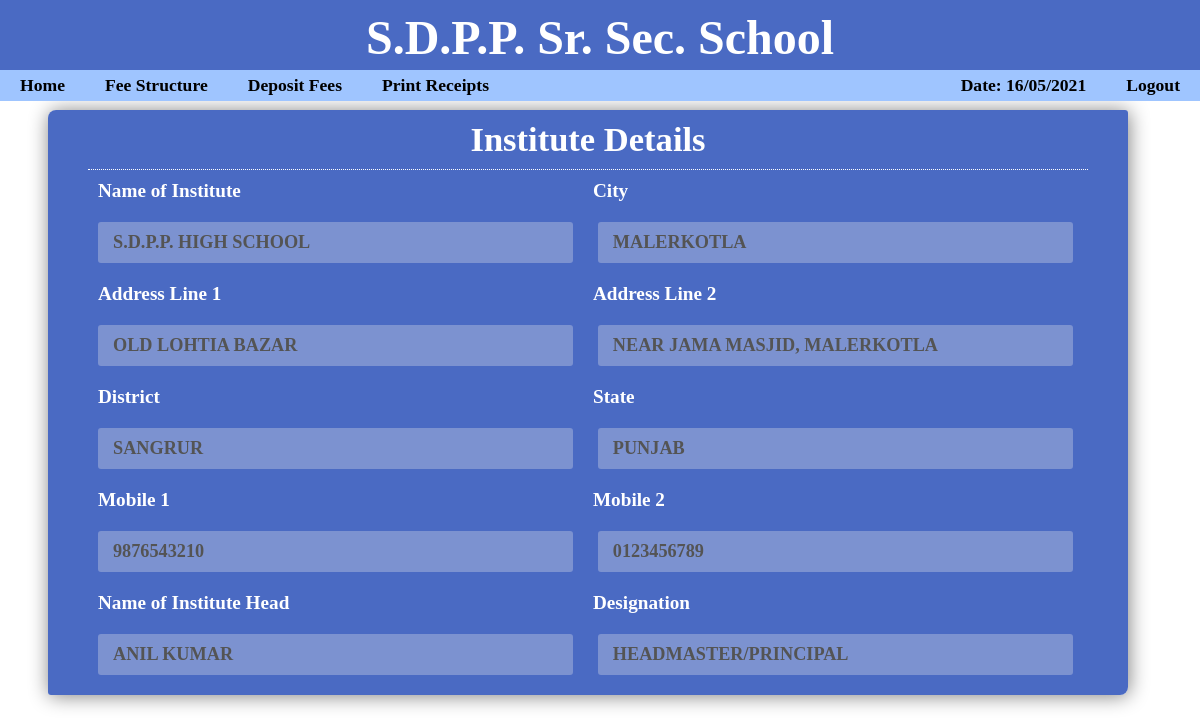
/index.php (signed in), run on the app's committed database.
### tables this page shows
CREATE TABLE `institute` (
  `id` int(11) NOT NULL,
  `inst_name` varchar(50) NOT NULL,
  `inst_add1` varchar(30) NOT NULL,
  `inst_add2` varchar(30) NOT NULL,
  `inst_city` varchar(10) NOT NULL,
  `inst_pin` int(6) NOT NULL,
  `inst_dist` varchar(10) NOT NULL,
  `inst_state` varchar(10) NOT NULL,
  `inst_mob1` varchar(10) NOT NULL,
  `inst_mob2` varchar(10) NOT NULL,
  `inst_head_name` varchar(30) NOT NULL,
  `inst_head_desig` varchar(30) NOT NULL
);

### includes/classes/Institute.php (called while the page is built, shortened)
<?php
    class Institute{
        private $select_inst;
        public function __construct($conn){
            $select_inst_query = "SELECT * FROM institute";
            $select_inst = mysqli_query($conn, $select_inst_query);
            $this->select_inst = $select_inst;
        }
        public function showInstData(){
            $row = mysqli_num_rows($this->select_inst);
            if($row > 0){
                $inst = mysqli_fetch_array($this->select_inst);
                return $inst;
            }
            else{
                echo "<div class='error'><b>No Institute is registered.</b><br>Please contact your web/software developer.</div>";
            }
        }
    }
?>

### index.php (the view, shortened to what this page needs)
<?php
    require("includes/config/config.php");
    require("includes/header.php");
    include("includes/classes/Institute.php");
?>
    <?php
        $inst_obj = new Institute($db_con);
        $inst = $inst_obj->showInstData();
        if($inst == ""){
        }
        else{
            echo'<div class="container full_width">
            <h3 >Institute Details</h3>
                <form>
                    <label for="inst_name" class="lbl full_half">Name of Institute</label>
                    <label for="inst_city" class="lbl full_half">City</label>
                    <input type="text" id="inst_name" class="input_txt full_half" value="'.$inst['inst_name'].'" disabled>
                    <input type="text" id="inst_city" class="input_txt full_half" value="'.$inst['inst_city'].'" disabled>
                    <label for="inst_add1" class="lbl full_half">Address Line 1</label>
                    <label for="inst_add2" class="lbl full_half">Address Line 2</label>
                    <input type="text" id="inst_add1" class="input_txt full_half" value="'.$inst['inst_add1'].'" disabled>
                    <input type="text" id="inst_add2" class="input_txt full_half" value="'.$inst['inst_add2'].', '.$inst['inst_city'].'" disabled>
                    <label for="inst_dist" class="lbl full_half">District</label>
                    <label for="inst_state" class="lbl full_half">State</label>
                    <input type="text" id="inst_dist" class="input_txt full_half" value="'.$inst['inst_dist'].'" disabled>
                    <input type="text" id="inst_state" class="input_txt full_half" value="'.$inst['inst_state'].'" disabled>
                    <label for="inst_mob1" class="lbl full_half">Mobile 1</label>
                    <label for="inst_mob2" class="lbl full_half">Mobile 2</label>
                    <input type="text" id="inst_mob1" class="input_txt full_half" value="'.$inst['inst_mob1'].'" disabled>
                    <input type="text" id="inst_mob2" class="input_txt full_half" value="'.$inst['inst_mob2'].'" disabled>
                    <label for="inst_head_name" class="lbl full_half">Name of Institute Head</label>
                    <label for="inst_head_desig" class="lbl full_half">Designation</label>
                    <input type="text" id="inst_head_name" class="input_txt full_half" value="'.$inst['inst_head_name'].'" disabled>
                    <input type="text" id="inst_head_desig" class="input_txt full_half" value="'.$inst['inst_head_desig'].'" disabled>
                </form>
            </div>';
        }
        ?>
<?php
    require("includes/footer.php");
?>

### includes/header.php (shortened to what this page needs)
<html>
<head>
    <link rel="stylesheet" href="mystyle.css" />
</head>
<body>
    <div class="header">
        <h1 class="company_name">
            <a href="index.php">
                S.D.P.P. Sr. Sec. School
            </a>
        </h1>
    </div>
    <div class="nav_bar">
        <a href="index.php">
            <div class="nav_left link1">
                Home
            </div>
        </a>
        <a href="fee_structure.php">
            <div class="nav_left link2">
                Fee Structure
            </div>
        </a>
        <a href="fee_deposite.php">
            <div class="nav_left link3">
                Deposit Fees
            </div>
        </a>
        <a href="print_receipts.php">
            <div class="nav_left link4">
                Print Receipts
            </div>
        </a>
        <a href="includes/logout.php">
            <div name="logout_btn" class="nav_right logout">
                Logout
            </div>
        </a>
        <a class="nav_right date_now">
            Date:
            <?php
                echo date("d/m/Y");
            ?>
        </a>
    </div>

### includes/footer.php (shortened to what this page needs)
<br>
</body>
</html>

### mystyle.css (style rules this page uses)
* { margin:0; padding:0; box-sizing:border-box; font-size:1em; font-family:calibri; }
body { height: 101vh; }
body a { color:inherit; text-decoration: none; }
.header { position:fixed; top:0; left:0; width:100%; background-color:#0b36afbd; height:70px; color:white; z-index:99999; opacity:1; }
.header .company_name { font-size:300%; text-align:center; padding: 10px; }
.nav_bar { position:fixed; top:70px; width:100%; font-size: 110%; background-color:#9fc5ff; z-index:99999; opacity:1; color:black; }
.nav_bar .nav_left { float:left; margin:0; padding: 5px 20px; font-weight: 600; transition: .5s; }
.nav_bar .nav_right { float:right; margin:0; padding: 5px 20px; font-weight: 600; transition: .5s; }
.nav_bar .logout { background: none; border: 0; }
.nav_bar .date_now { text-align:right; padding: 5px 20px; font-weight:600; }
.container { position:relative; width:50%; top: 110px; left:25%; background-color:#0b36afbd; padding: 10px 40px; color:white; font-size: 120%; border-radius:5px; box-shadow: 1px 1px 20px gray; margin-bottom: 100px; }
.container h3 { font-size: 180%; text-align:center; padding-bottom: 10px; border-bottom: 1px dotted white; }
.container .lbl { width:100%; display:flex; float:left; font-size:100%; margin: 5px 1%; font-weight:600; }
.container .input_txt { width:100%; padding: 10px 15px; border:0; margin:0 0 0.5% 0; font-size:95%; border-radius: 3px; text-transform: uppercase; }
.full_width { width:90%; left: 4%; justify-content: center; border-radius: 8px 3px; }
.container .full_half { width: 47.5%; font-weight: 600; margin: 10px 1%; }
.container .input_txt, { margin-right: 0.1%; }
.footer th, .footer td, { width: 33% ; text-align: center; }

### data on the page
institute: inst_name "S.D.P.P. High School", inst_city "Malerkotla", inst_add1 "Old Lohtia Bazar", inst_add2+inst_city "Near Jama Masjid, Malerkotla", inst_dist "Sangrur", inst_state "Punjab", inst_mob1 "9876543210", inst_mob2 "0123456789", inst_head_name "Anil Kumar", inst_head_desig "Headmaster/Principal"
